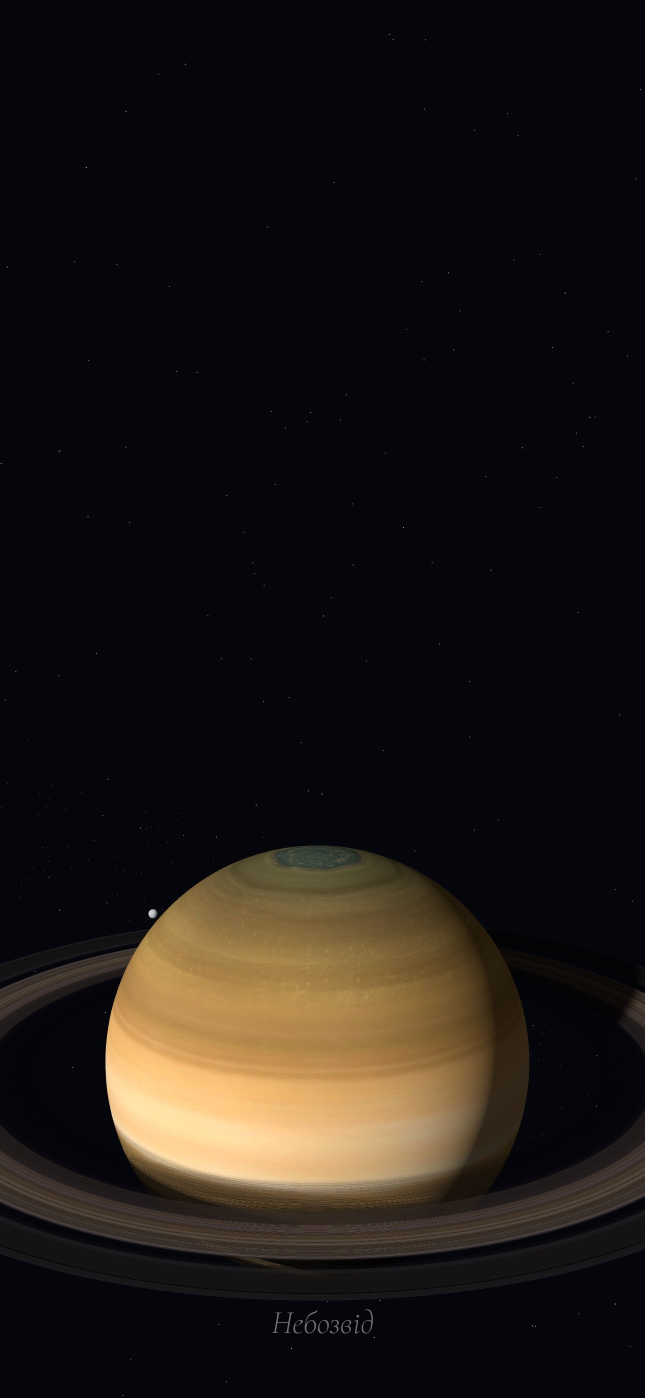
#> input picture planetarium/dyakuyu/wp/01-saturn.jpg, 1290 x 2796 px (shown at 1/2 size)
$ python thanks5000_fb.py
#> lines starting #> are read from the running program, lines starting #| are printed output that depends on the picture
# Сторіз «Нас 5 000 у Facebook!» (24.11.2026; на основі thanks2000.py). Запуск з videos/tools: python3 ../stories/thanks5000_fb.py
# Тло — власний рендер Сатурна (шпалера planetarium/dyakuyu/wp/01-saturn.jpg, з підписом «Небозвід» унизу).
from PIL import Image, ImageDraw, ImageFont, ImageFilter
import os
W, H = 1080, 1920
OUT = os.path.join(os.path.dirname(os.path.abspath(__file__)), 'thanks5000_fb.png')
Image.MAX_IMAGE_PIXELS = None
wp = Image.open('../../planetarium/dyakuyu/wp/01-saturn.jpg').convert('RGB')   # власний рендер «Небозводу»
#> wp is the input picture: PIL image 1290x2796 RGB; mean R, G, B 29, 24.8, 21.9
wp = wp.resize((W, int(wp.height * W / wp.width)), Image.LANCZOS)
#> wp: PIL image 1080x2340 RGB
bg = wp.crop((0, wp.height - H, W, wp.height))
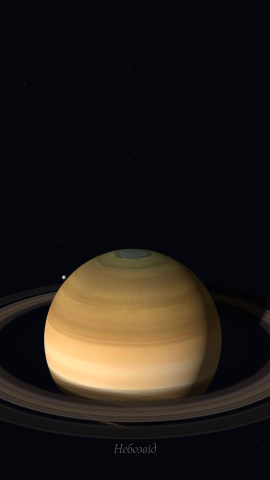
#> bg: PIL image 1080x1920 RGB (shown at 1/4 size); mean R, G, B 34.2, 28.9, 24.3
img = bg.convert('RGBA')

def U(sz, w=700):
    f = ImageFont.truetype('fonts/Unbounded.ttf', sz)
    try: f.set_variation_by_axes([w])
    except Exception: pass
    return f
def C(sz, w=500):
    f = ImageFont.truetype('fonts/Commissioner.ttf', sz)
    try: f.set_variation_by_axes([w])
    except Exception: pass
    return f
gold, white, soft = (255, 214, 140), (255, 255, 255), (215, 222, 240)

def ctext(y, t, font, fill, glow=0, shadow=True):
#> called with y = 80, t = 'НАС УЖЕ', fill = (255, 255, 255), glow = 0, shadow = True
    d = ImageDraw.Draw(img)
    w = d.textlength(t, font=font); x = (W - w) / 2
#> after `w = d.textlength(t, font=font)`: w = 305.3
#> after `x = (W - w) / 2`: x = 387.3
    if glow:
        g = Image.new('RGBA', (W, H), (0, 0, 0, 0))
        ImageDraw.Draw(g).text((x, y), t, font=font, fill=fill + (200,))
        img.alpha_composite(g.filter(ImageFilter.GaussianBlur(glow)))
    if shadow:
        s = Image.new('RGBA', (W, H), (0, 0, 0, 0))
#> s: PIL image 1080x1920 RGBA; every value is 0
        ImageDraw.Draw(s).text((x + 3, y + 4), t, font=font, fill=(0, 0, 0, 220))
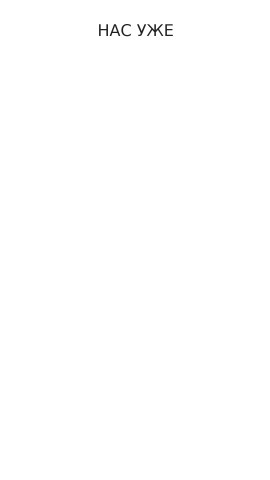
#> s: PIL image 1080x1920 RGBA (shown at 1/4 size); mean R, G, B, A 0, 0, 0, 0.4; transparent parts drawn white
        img.alpha_composite(s.filter(ImageFilter.GaussianBlur(5)))
    d.text((x, y), t, font=font, fill=fill)

ctext(80, 'НАС УЖЕ', U(64), white)
f = U(250, 800); n = '5 000'
assert ImageDraw.Draw(img).textlength(n, font=f) < W - 80, 'the number is wider than the frame'
ctext(165, n, f, gold, glow=28)
#> call 2 of ctext, with y = 165, t = '5 000', fill = (255, 214, 140), glow = 28, shadow = True
#> in ctext (call 2), `w = d.textlength(t, font=font)`: w = 715.7
#> in ctext (call 2), `x = (W - w) / 2`: x = 182.1
#> in ctext (call 2), `ImageDraw.Draw(g).text((x, y), t, font=font, fill=fill + (200,))`:
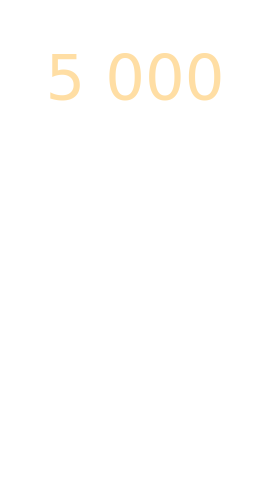
#> g: PIL image 1080x1920 RGBA (shown at 1/4 size); mean R, G, B, A 5.1, 4.3, 2.8, 3.8; transparent parts drawn white
#> in ctext (call 2), `ImageDraw.Draw(s).text((x + 3, y + 4), t, font=font, fill=(0, 0, 0, 22..`:
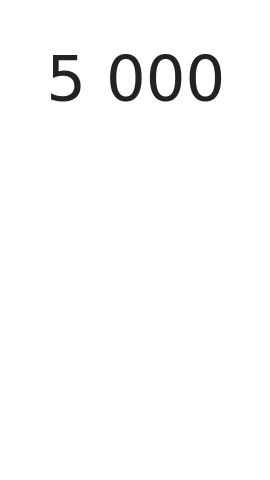
#> s: PIL image 1080x1920 RGBA (shown at 1/4 size); mean R, G, B, A 0, 0, 0, 4.2; transparent parts drawn white
ctext(490, 'У FACEBOOK', U(58), white)
#> call 3 of ctext, with y = 490, t = 'У FACEBOOK', fill = (255, 255, 255), glow = 0, shadow = True
#> in ctext (call 3), `d = ImageDraw.Draw(img)`:
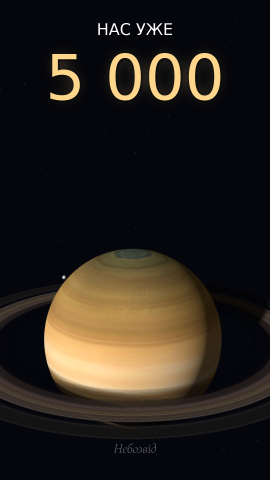
#> img: PIL image 1080x1920 RGBA (shown at 1/4 size); mean R, G, B, A 40, 33.8, 27.4, 255
#> in ctext (call 3), `w = d.textlength(t, font=font)`: w = 365.7
#> in ctext (call 3), `x = (W - w) / 2`: x = 357.1
ctext(565, 'ДЯКУЄМО!', U(84), white)
body = [('П\u2019ять тисяч людей, які разом', 600, white), ('дивляться на небо', 600, white), None,
        ('Дякуємо, що дивитеся, коментуєте', 500, soft), ('й ділитеся нашими відео.', 500, soft)]
y = 715
for b in body:
    if b: ctext(y, b[0], C(44, b[1]), b[2]); y += 56
    else: y += 26
#> this loop made 5 passes
#> (w in ctext, x in ctext) on passes 1, 2, 4, 5: (680.8, 199.6), (435.4, 322.3), (824, 128), (596.2, 241.9)
print('body ends at', y)
ctext(1850, 'nebozvid.com.ua', C(34), soft, shadow=False)
#> in ctext (call 9), `d = ImageDraw.Draw(img)`:
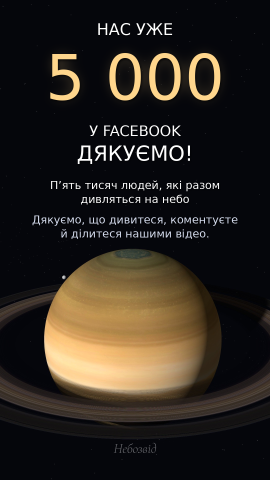
#> img: PIL image 1080x1920 RGBA (shown at 1/4 size); mean R, G, B, A 44, 37.7, 31.4, 255
#> in ctext (call 9), `w = d.textlength(t, font=font)`: w = 290.5
#> in ctext (call 9), `x = (W - w) / 2`: x = 394.8
img.convert('RGB').save(OUT)
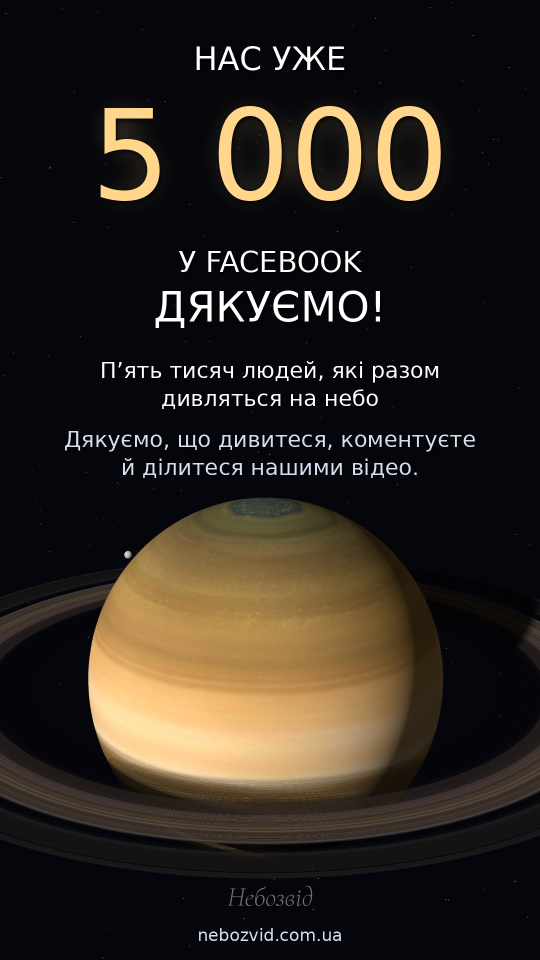
#> saved as thanks5000_fb.png: PIL image 1080x1920 RGB (shown at 1/2 size); mean R, G, B 44.2, 38, 31.6
print(OUT)

$ run again, with videos/stories/big_bang_story.png saved as planetarium/dyakuyu/wp/01-saturn.jpg
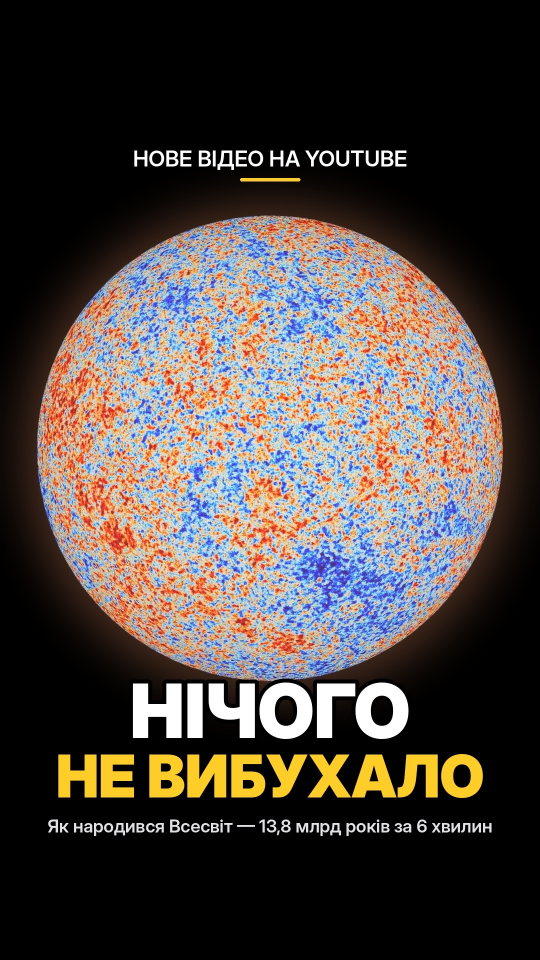
#> input picture videos/stories/big_bang_story.png, 1080 x 1920 px (shown at 1/2 size)
#> wp is the input picture: PIL image 1080x1920 RGB; mean R, G, B 75.7, 67.8, 64
#> w = 305.3
#> x = 387.3
#> the loop `for b in body:` made 5 passes
#> (w in ctext, x in ctext) on passes 1, 2, 4, 5: (680.8, 199.6), (435.4, 322.3), (824, 128), (596.2, 241.9)
#> in ctext (call 9), `d = ImageDraw.Draw(img)`:
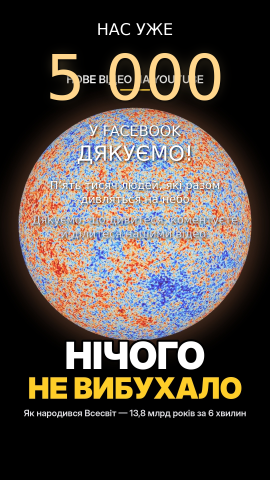
#> img: PIL image 1080x1920 RGBA (shown at 1/4 size); mean R, G, B, A 80.4, 71.9, 66.5, 255
#> w = 290.5
#> x = 394.8
#> `img.convert('RGB').save(OUT)`:
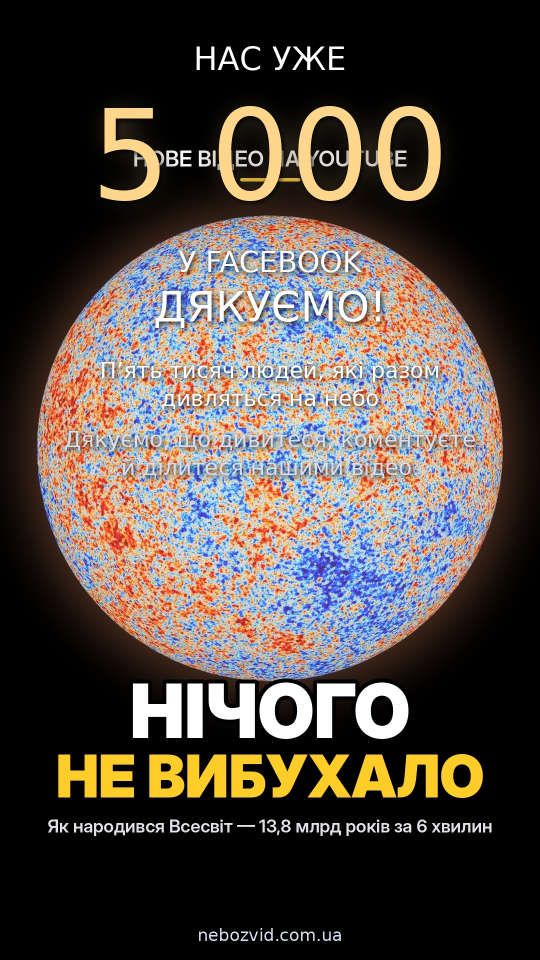
#> saved as thanks5000_fb.png: PIL image 1080x1920 RGB (shown at 1/2 size); mean R, G, B 80.6, 72.1, 66.7
